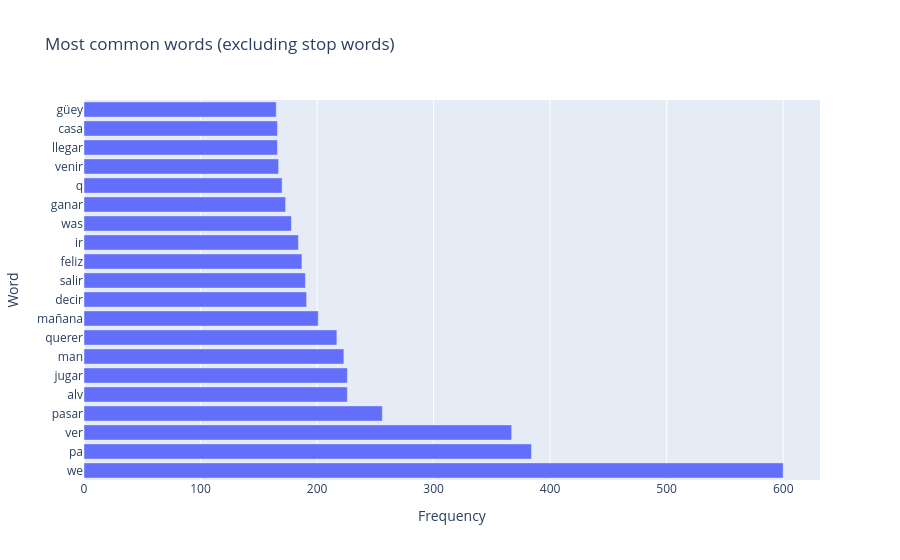

The code cell stored with this chart in its notebook:
### Code cell
CUSTOM_STOP_WORDS = {
    "message",
    "omitted",
    "this",
    "medio"
}

def extract_relevant_words(text):
    doc = nlp(text)

    return [
        token.lemma_.lower()
        for token in doc
        if token.is_alpha
        and not token.is_stop
        and token.lemma_.lower() not in CUSTOM_STOP_WORDS
    ]


relevant_words = []

for text in text_messages["text"]:
    relevant_words.extend(extract_relevant_words(text))


relevant_word_counts = Counter(relevant_words)

most_common_without_stopwords = pd.DataFrame(
    relevant_word_counts.most_common(20),
    columns=["word", "count"]
)

most_common_without_stopwords

# plotly graph
fig = px.bar(
    most_common_without_stopwords,
    x="count",
    y="word",
    orientation="h",
    title="Most common words (excluding stop words)",
    labels={
        "word": "Word",
        "count": "Frequency"
    }
)

fig.show()

# matplotlib graph
plt.figure(figsize=(10, 7))

plt.barh(
    most_common_without_stopwords["word"],
    most_common_without_stopwords["count"],
)

plt.xlabel("Frequency")
plt.ylabel("Word")
plt.title("Most common words (excluding stop words)")

plt.gca().invert_yaxis()
plt.tight_layout()
plt.show()

### Figure 1 — Plotly figure (JSON) as saved in the notebook; plotly's stock layout.template omitted (floating-point values rounded to 4 significant figures)
{"data": [{"hovertemplate": "Frequency=%{x}<br>Word=%{y}<extra></extra>", "legendgroup": "", "marker": {"color": "#636efa", "pattern": {"shape": ""}}, "name": "", "orientation": "h", "showlegend": false, "textposition": "auto", "type": "bar", "x": [600, 384, 367, 256, 226, 226, 223, 217, 201, 191, 190, 187, 184, 178, 173, 170, 167, 166, 166, 165], "xaxis": "x", "y": ["we", "pa", "ver", "pasar", "alv", "jugar", "man", "querer", "mañana", "decir", "salir", "feliz", "ir", "was", "ganar", "q", "venir", "llegar", "casa", "güey"], "yaxis": "y"}], "layout": {"barmode": "relative", "legend": {"tracegroupgap": 0}, "title": {"text": "Most common words (excluding stop words)"}, "xaxis": {"anchor": "y", "domain": [0, 1], "title": {"text": "Frequency"}}, "yaxis": {"anchor": "x", "domain": [0, 1], "title": {"text": "Word"}}}}
